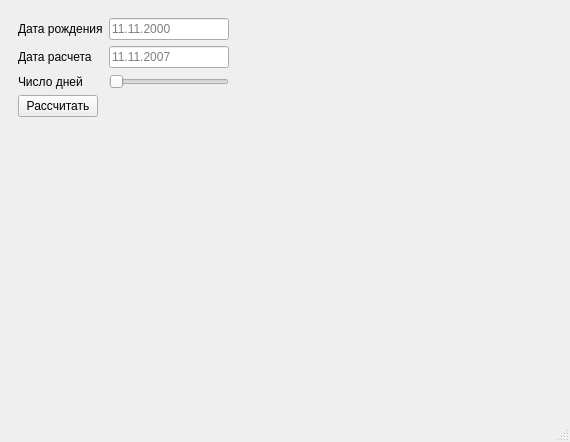
<?xml version="1.0" encoding="UTF-8"?>
<ui version="4.0">
 <class>HomeWindow</class>
 <widget class="QMainWindow" name="HomeWindow">
  <property name="geometry">
   <rect>
    <x>0</x>
    <y>0</y>
    <width>570</width>
    <height>442</height>
   </rect>
  </property>
  <property name="windowTitle">
   <string>Биоритмы</string>
  </property>
  <widget class="QWidget" name="centralwidget">
   <layout class="QVBoxLayout" name="verticalLayout_3" stretch="1,10">
    <item>
     <widget class="QWidget" name="widget_2" native="true">
      <layout class="QVBoxLayout" name="verticalLayout_5" stretch="0">
       <item>
        <layout class="QFormLayout" name="formLayout">
         <item row="0" column="0">
          <widget class="QLabel" name="label">
           <property name="text">
            <string>Дата рождения</string>
           </property>
          </widget>
         </item>
         <item row="2" column="0">
          <widget class="QLabel" name="label_2">
           <property name="text">
            <string>Число дней</string>
           </property>
          </widget>
         </item>
         <item row="2" column="1">
          <layout class="QHBoxLayout" name="horizontalLayout_4">
           <item>
            <widget class="QSlider" name="daysSlider">
             <property name="sizePolicy">
              <sizepolicy hsizetype="Maximum" vsizetype="Fixed">
               <horstretch>0</horstretch>
               <verstretch>0</verstretch>
              </sizepolicy>
             </property>
             <property name="maximumSize">
              <size>
               <width>120</width>
               <height>16777215</height>
              </size>
             </property>
             <property name="minimum">
              <number>7</number>
             </property>
             <property name="maximum">
              <number>60</number>
             </property>
             <property name="orientation">
              <enum>Qt::Horizontal</enum>
             </property>
            </widget>
           </item>
           <item>
            <widget class="QLabel" name="daysLabel">
             <property name="text">
              <string/>
             </property>
            </widget>
           </item>
          </layout>
         </item>
         <item row="4" column="0">
          <widget class="QPushButton" name="calculateButton">
           <property name="text">
            <string>Рассчитать</string>
           </property>
          </widget>
         </item>
         <item row="0" column="1">
          <widget class="QLineEdit" name="dateLineEdit">
           <property name="sizePolicy">
            <sizepolicy hsizetype="Maximum" vsizetype="Fixed">
             <horstretch>0</horstretch>
             <verstretch>0</verstretch>
            </sizepolicy>
           </property>
           <property name="maximumSize">
            <size>
             <width>120</width>
             <height>16777215</height>
            </size>
           </property>
           <property name="inputMask">
            <string/>
           </property>
           <property name="placeholderText">
            <string>11.11.2000</string>
           </property>
          </widget>
         </item>
         <item row="1" column="0">
          <widget class="QLabel" name="label_3">
           <property name="text">
            <string>Дата расчета</string>
           </property>
          </widget>
         </item>
         <item row="1" column="1">
          <widget class="QLineEdit" name="countDateEdit">
           <property name="maximumSize">
            <size>
             <width>120</width>
             <height>16777215</height>
            </size>
           </property>
           <property name="placeholderText">
            <string>11.11.2007</string>
           </property>
          </widget>
         </item>
        </layout>
       </item>
      </layout>
     </widget>
    </item>
    <item>
     <widget class="QWidget" name="widget" native="true">
      <layout class="QVBoxLayout" name="verticalLayout_4" stretch="0">
       <item>
        <layout class="QVBoxLayout" name="verticalLayout"/>
       </item>
      </layout>
     </widget>
    </item>
   </layout>
  </widget>
  <widget class="QMenuBar" name="menubar">
   <property name="geometry">
    <rect>
     <x>0</x>
     <y>0</y>
     <width>570</width>
     <height>21</height>
    </rect>
   </property>
  </widget>
  <widget class="QStatusBar" name="statusbar"/>
 </widget>
 <resources/>
 <connections/>
</ui>
